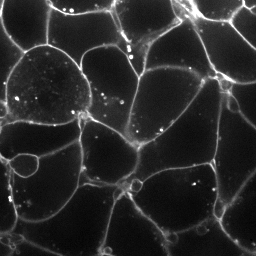
#> input picture data/membranes.png, 256 x 256 px
$ jupyter execute --allow-errors segmentation_analysis.ipynb
#> lines starting #> are read from the running program, lines starting #| are printed output that depends on the picture
### Load Required Libraries
First, let's import the necessary libraries for our analysis.

[cell 1]
from skimage import io, filters, measure, morphology, segmentation, color, feature
import matplotlib.pyplot as plt
from scipy import ndimage as ndi
import numpy as np
import pandas as pd

### Load the Image
Let's load the image from the data directory into our notebook.

[cell 2]
image = io.imread('../data/membranes.png')
#> image is the input picture: shape (256, 256); min 0, max 255, mean 43.7
plt.imshow(image, cmap='gray')
plt.title('Original Image')
plt.axis('off')
plt.show()

### Grayscale Conversion
Convert the image to grayscale if it is in RGB format.

[cell 3]
from skimage.color import rgb2gray
if len(image.shape) == 3:
    image_gray = rgb2gray(image)
else:
    image_gray = image
plt.imshow(image_gray, cmap='gray')
plt.title('Grayscale Image')
plt.axis('off')
plt.show()

### Background Subtraction
Apply a white top-hat filter to subtract the background.

[cell 4]
selem = morphology.disk(10)
image_tophat = morphology.white_tophat(image_gray, selem)
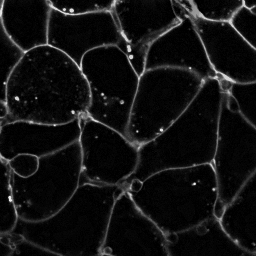
#> image_tophat: shape (256, 256); min 0, max 242, mean 18.2
plt.imshow(image_tophat, cmap='gray')
plt.title('Background Subtracted')
plt.axis('off')
plt.show()

### Marker Generation for Watershed
Enhance marker generation using distance transform and peak local max.

[cell 5]
distance = ndi.distance_transform_edt(image_tophat)
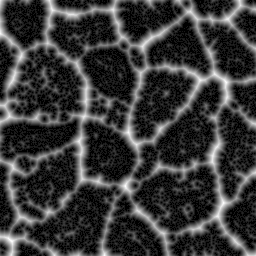
#> distance: shape (256, 256) float64; min 0, max 10, mean 2.25; drawn with min black and max white
local_maxi = feature.peak_local_max(distance, labels=image_tophat, min_distance=5)
#> local_maxi = 8349 pairs, first value 5 to 250, second value 5 to 250
markers = ndi.label(local_maxi)[0]
#> markers = 8349 pairs, first value 1 to 1, second value 1 to 1

$ run again, with data/blobs.png copied over data/membranes.png
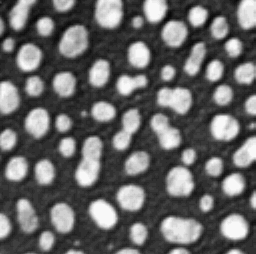
#> input picture data/blobs.png, 256 x 254 px
#> image is the input picture: shape (254, 256); min 8, max 248, mean 103.3
#> `image_tophat = morphology.white_tophat(image_gray, selem)`:
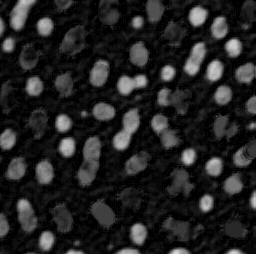
#> image_tophat: shape (254, 256); min 0, max 216, mean 34.5
#> `distance = ndi.distance_transform_edt(image_tophat)`:
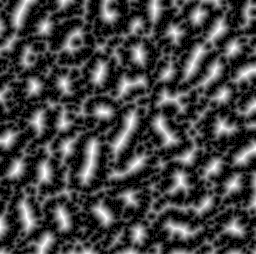
#> distance: shape (254, 256) float64; min 0, max 10, mean 2.66; drawn with min black and max white
#> local_maxi = 3774 pairs, first value 5 to 248, second value 5 to 250
#> markers = 3774 pairs, first value 1 to 1, second value 1 to 1

$ run again, with data/hela-cells-8bit.png copied over data/membranes.png
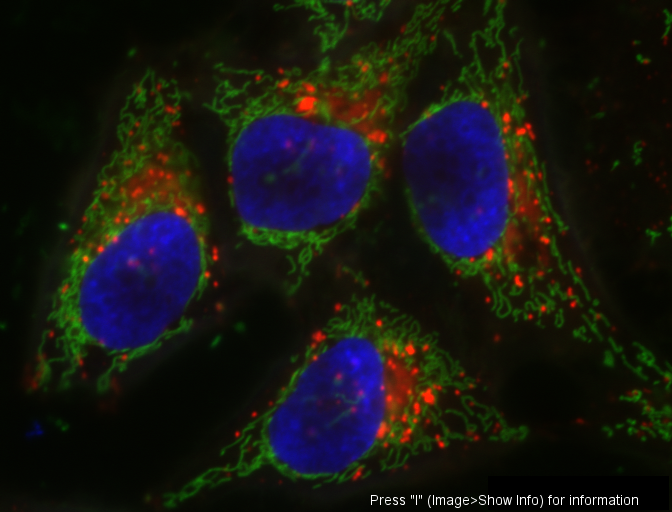
#> input picture data/hela-cells-8bit.png, 672 x 512 px
#> image is the input picture: shape (512, 672, 3); mean R, G, B 22.6, 22.7, 19.2
#> `image_tophat = morphology.white_tophat(image_gray, selem)`:
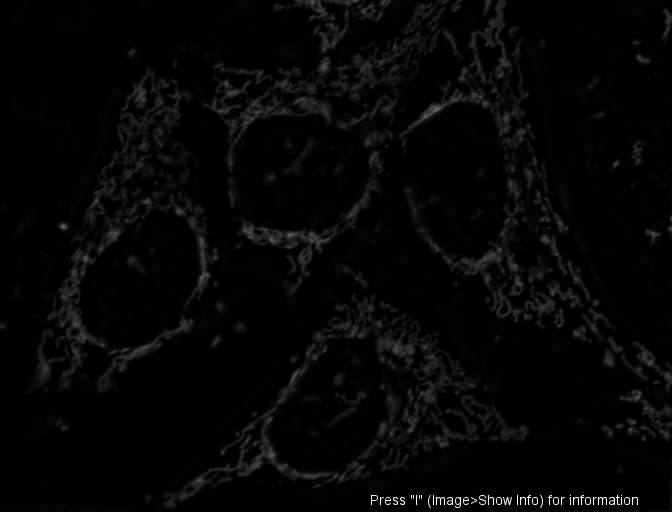
#> image_tophat: shape (512, 672) float64; min 0, max 1, mean 0.0239
#> `distance = ndi.distance_transform_edt(image_tophat)`:
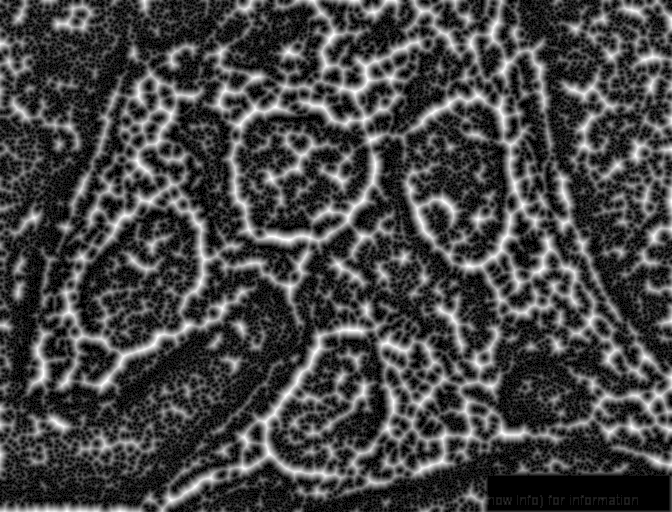
#> distance: shape (512, 672) float64; min 0, max 10, mean 2.7; drawn with min black and max white
